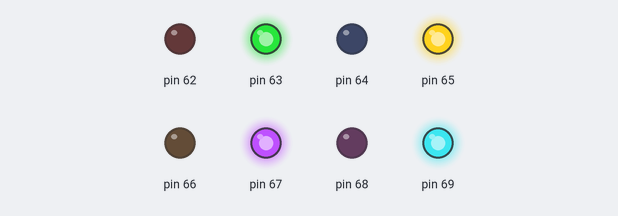
A sketch run on a simulated Arduino Mega 2560, built with avr-gcc and run on an emulated ATmega2560. Shown: output pins drawn as LEDs (lit = HIGH).

Above: at 0.1 s.
Timing chart, 0 to 1.6 s (numbered marks = the images above):
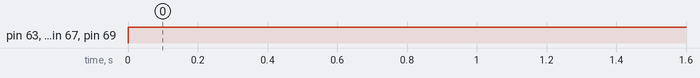

Measured:
- by itself, pin 63, pin 65, pin 67, pin 69: LOW → HIGH at 0.00 s

The sketch:

sketch.ino
```cpp
void setup() {
  // put your setup code here, to run once:
  volatile char *ddr_k=(char*)0x107;
  *ddr_k=0xff;
}

void loop() {
  // put your main code here, to run repeatedly:
  volatile char *port_k=(char*)0x108;
  *port_k=0b1010101010 ;
}
```
